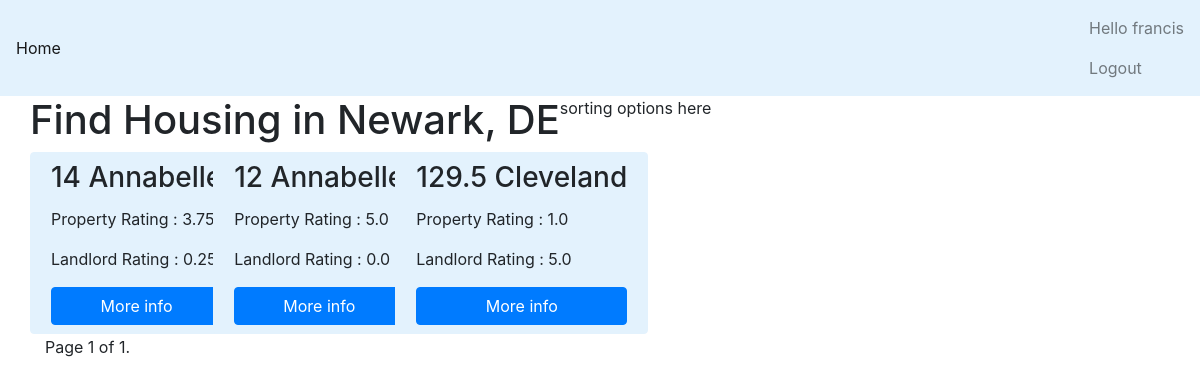
/UDEL/ (signed in), run on the app's committed database.
### myapp/models.py (models this page shows, shortened)
class University(models.Model):
    universityTag = models.CharField(max_length=100)
    universityName = models.CharField(max_length = 100)
    universityTown = models.CharField(max_length = 100)
    def compilePropertyRatingsDict(self):
    	allProperties = Property.objects.filter(propertyUniversity = self)
    	ratingDict = {}
    	for p in allProperties:
    		ratingList = p.compileRatings()
    		ratingDict[p.id] = ratingList[0]
    	return ratingDict
    def compileLandlordRatingsDict(self):
    	allProperties = Property.objects.filter(propertyUniversity = self)
    	ratingDict = {}
    	for p in allProperties:
    		ratingList = p.compileRatings()
    		ratingDict[p.id] = ratingList[1]
    	return ratingDict

class Property(models.Model):
    propertyUniversity = models.ForeignKey(University)
    propertyAddress = models.CharField(max_length=200)
    propertyDescription = models.CharField(max_length=250)
    propertyNumRooms = models.IntegerField(default = 0)
    propertyNumBaths = models.IntegerField(default = 0)
    propertyNumPersons = models.IntegerField(default = 0)
    propertyAC = models.BooleanField(default = False)
    propertyHeat = models.BooleanField(default = False)
    propertyPorch = models.BooleanField(default = False)
    propertyBackyard = models.BooleanField(default = False)
    propertyWasherDryer = models.BooleanField(default = False)
    propertyRating = models.FloatField(default = 0.0)
    landlordRating = models.FloatField(default = 0.0)
    def compileRatings(self):
		pertinentReviews = Review.objects.filter(reviewProperty = self)
		propRating = 0.0
		llRating = 0.0
		count = 0
		for r in pertinentReviews:
			propRating = propRating + r.reviewPropertyRating
			llRating = llRating + r.reviewLandlordRating
			count = count + 1
		if count != 0:
			ratingList = []
			propRating = propRating / count
			llRating = llRating / count
			ratingList.append(propRating)
			ratingList.append(llRating)
			self.propertyRating = propRating
			self.landlordRating = llRating
			self.save()
		else:
			ratingList = []
			self.propertyRating = 0
			self.landlordRating = 0
			ratingList.append(0)
			ratingList.append(0)
			self.save()
		return ratingList

### myapp/views.py (the view)
# urls.py: url(r'^(?P<universityTag>[\w\-]+)/$', views.college, name='college'),
def college(request, universityTag):
	college = University.objects.get(universityTag = universityTag)
	property_list = Property.objects.filter(propertyUniversity = college)
	propertyRatingsDict = college.compilePropertyRatingsDict()
	landlordRatingsDict = college.compileLandlordRatingsDict()
	paginator = Paginator(property_list,15)
	page = request.GET.get('page')
	headerButtons = UserButtons(request)
	try:
	    properties = paginator.page(page)
	except PageNotAnInteger:
	    properties = paginator.page(1)
	except EmptyPage:
	    properties = paginator.page(paginator.num_pages)
	context = {'property_list': property_list,'university_tag' : universityTag,'ratings_dictionary' : propertyRatingsDict,
	'landlord_ratings_dictionary' : landlordRatingsDict,'university':college,'properties':properties,'user_buttons':headerButtons}
	return render(request,'college.html',context)

### myapp/templatetags/customTag.py (called while the page is built)
@register.filter
def get_item(dictionary, key):
	return dictionary.get(key)

### myapp/templates/college.html (shortened to what this page needs)
{% extends 'base.html' %}
{% load customTag %}
{%block pagecontent %}
<div class="container">
<div class = "row">
	<h1> Find Housing in {{university.universityTown}} </h1>
	<P> sorting options here </P>
	</div>
</div>
<div class = "container">
<div class = "row col-md-8">
{% if property_list %}
    {% for property in property_list %}
    <div class="row">
    <div class="card card-block" style="background-color: #e3f2fd; border-color: #e3f2fd; text-color: black;">
      <h3 class="card-title"><a href="/{{university_tag}}/{{property.id}}">{{ property.propertyAddress }}</a></h3>
      <p class="card-text">Property Rating : {{ ratings_dictionary|get_item:property.id}}</p>
      <p class="card-text">Landlord Rating : {{ landlord_ratings_dictionary|get_item:property.id}}</p>
      <a href="/{{university_tag}}/{{property.id}}" class="btn btn-primary">More info</a>
    </div>
  </div>
    {% endfor %}
{% else %}
    <p>No properties are available.</p>
{% endif %}
</div>
<div class = "row col-md-4">
</div>
</div>
<div class = "container">
<div class="pagination">
    <span class="step-links">
        <span class="current">
            Page {{ properties.number }} of {{ properties.paginator.num_pages }}.
        </span>
    </span>
</div>
</div>
{%endblock%}

### myapp/static/myapp/styles.css (style rules this page uses)
.card-block { padding-top: .5rem; padding-right: 1.25rem; padding-bottom: .5rem; padding-left: 1.25rem; }
a { color: inherit; }

### data on the page
University: universityTown "Newark, DE"
Property: propertyAddress "14 Annabelle", id "3.75", id "0.25"
Property: propertyAddress "12 Annabelle", id "5.0", id "0.0"
Property: propertyAddress "129.5 Cleveland", id "1.0", id "5.0"

### other printed values
{{ user_buttons.loginButtonText }} "Hello francis"
{{ user_buttons.logoutButtonText }} "Logout"
{{ properties.number }} "1"
{{ properties.paginator.num_pages }} "1"
